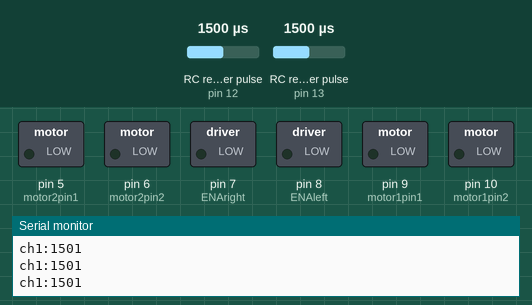
Simulated run of this sketch. Board: Arduino Uno, built with avr-gcc and run on an emulated ATmega328P. Shown: switched loads named in the sketch (green lamp = pin HIGH), the last lines printed to the serial monitor. Wiring (inferred from the names in the program): 2 × RC receiver channel: data pin 12 / data pin 13. The inputs (shaded band) are chosen by the test bench; at power-on: RC receiver pulse (sensors on pin 13, pin 12) 1500 µs.

Above: at 1.2 s.
1.3 s: RC receiver pulse (sensor on pin 13) set to 1263 µs
2.8 s: RC receiver pulse (sensor on pin 13) set to 1242 µs
At 3.5 s:
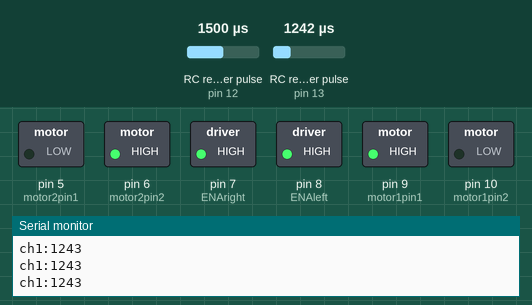
4.3 s: RC receiver pulse (sensor on pin 13) set to 1250 µs
At 5.0 s:
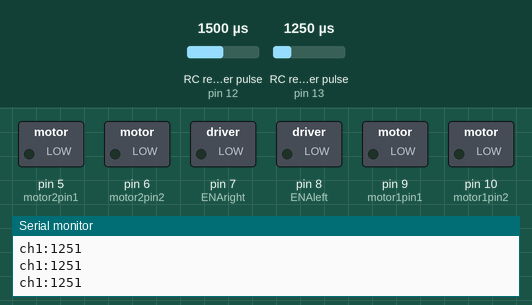
5.9 s: RC receiver pulse (sensor on pin 13) set to 1641 µs
7.4 s: RC receiver pulse (sensor on pin 13) set to 1658 µs
At 8.6 s:
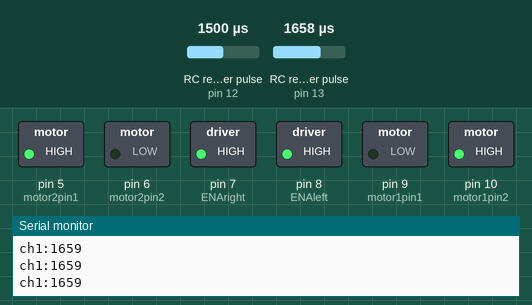
8.9 s: RC receiver pulse (sensor on pin 13) set to 1020 µs
At 10.3 s:
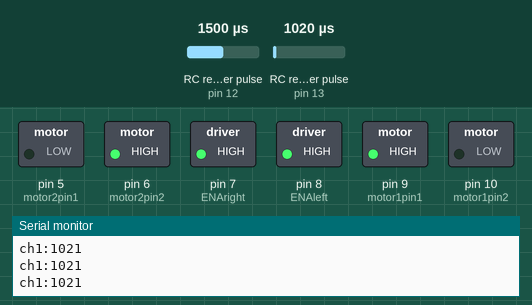
Timing chart, 0 to 11.4 s (numbered marks = the images above; inputs shaded):
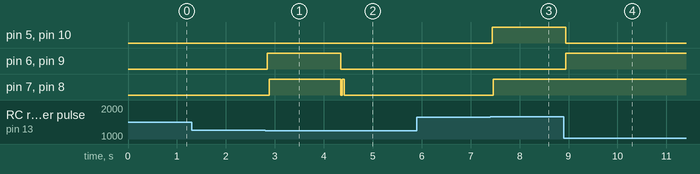

The sketch:

RC_steer_only.ino
```cpp
//#include "config.h"
//#include "Metro.h"
//#include "PID_v1"
// int motorState = 0; //0 for off, 1 for on

const int chA = 13; //channel 1 pin
const int chB = 12; //channel 2 pin

int ch1; //steer
int ch2; //throttle

//LEFT MOTOR
int motor1pin1 = 9; // N1 on LEFT motor controller
int motor1pin2 = 10; // N2 on LEFT motor controller
int ENAleft = 8; // PWM for LEFT motor

//RIGHT MOTOR
int motor2pin1 = 5; // N1 on RIGHT motor controller
int motor2pin2 = 6; // N2 on RIGHT motor controller
int ENAright = 7; // PWM for RIGHT motor

/****Left Motor Functions****/
void leftMotorBackward(){
  digitalWrite(motor1pin1, HIGH);
  analogWrite(motor1pin2, 0);
}
void leftMotorForward(){
  analogWrite(motor1pin1, 0);
  digitalWrite(motor1pin2, HIGH);
}
void leftMotorOff(){
  analogWrite(motor1pin1, 0);
  analogWrite(motor1pin2, 0);
  digitalWrite(ENAleft, LOW);
}

/****Right Motor Functions****/
void rightMotorBackward(){
  digitalWrite(motor2pin1, HIGH);
  analogWrite(motor2pin2, 0);
}
void rightMotorForward(){
  analogWrite(motor2pin1, 0);
  digitalWrite(motor2pin2, HIGH);
}
void rightMotorOff(){
  analogWrite(motor2pin1, 0);
  analogWrite(motor2pin2, 0);
  digitalWrite(ENAright, LOW);
}

/****Steering****/
void turnLeft(){
  analogWrite(motor1pin1, 0);
  digitalWrite(motor1pin2, HIGH);
  digitalWrite(motor2pin1, HIGH);
  analogWrite(motor2pin2, 0);
}
void turnRight(){
  analogWrite(motor2pin1, 0);
  digitalWrite(motor2pin2, HIGH);
  digitalWrite(motor1pin1, HIGH);
  analogWrite(motor1pin2, 0);
}

void setup() {
  // put your setup code here, to run once:
  Serial.begin(115200); //setup for receiver
  pinMode(chA,INPUT);
  pinMode(chB,INPUT);
}

void loop() {
  // put your main code here, to run repeatedly:
  ch1 = pulseIn(chA,HIGH);
  Serial.print("ch1:"); //Prints channel readings on Serial Monitor
  Serial.print(ch1);
  Serial.println();

  ch2 = pulseIn(chB,HIGH);
  //Serial.print("ch2:"); //Prints channel readings on Serial Monitor
  //Serial.print(ch2);
  //Serial.println();

  analogWrite(ENAleft,200); //PVM
  analogWrite(ENAright,200);
  if (ch1 > 1650){
    turnLeft();
  }
  else if (ch1 < 1250){
    turnRight();
  }
  else{
    leftMotorOff();
    rightMotorOff();
  }

  /*if (ch2 > 1650){
    leftMotorForward();
    rightMotorForward();
  }
  else if (ch2 < 1250){
    leftMotorBackward();
    rightMotorBackward();
  }
  else{
    leftMotorOff();
    rightMotorOff();
  }*/

}
```

Measured:
- the behaviour switches between 1249 and 1248 µs on RC receiver pulse (sensor on pin 13) (found by bisection; images 0 and 1)
- the behaviour switches between 1649 and 1650 µs on RC receiver pulse (sensor on pin 13) (found by bisection; images 2 and 3)
- after the input at 2.8 s, pin 6 (motor2pin2), pin 9 (motor1pin1): LOW → HIGH at once; pin 7 (ENAright), pin 8 (ENAleft): LOW → HIGH after 0.08 s
- after the input at 4.3 s, pin 6 (motor2pin2), pin 9 (motor1pin1): HIGH → LOW at once; pin 7 (ENAright), pin 8 (ENAleft): HIGH → LOW at once, → HIGH 0.04 s later, → LOW 0.04 s later
- after the input at 7.4 s, pin 5 (motor2pin1), pin 10 (motor1pin2): LOW → HIGH at once; pin 7 (ENAright), pin 8 (ENAleft): LOW → HIGH after 0.06 s
- after the input at 8.9 s, pin 5 (motor2pin1), pin 10 (motor1pin2): HIGH → LOW at once; pin 6 (motor2pin2), pin 9 (motor1pin1): LOW → HIGH at once
